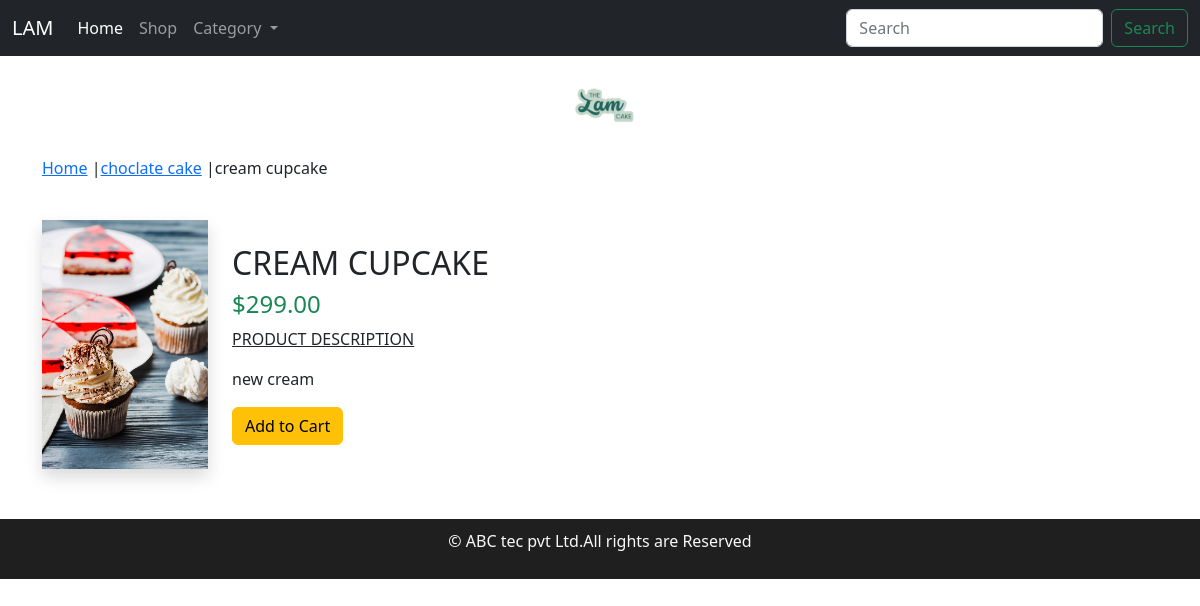
Page /shop/choclate-cake/cream-cupcake/ on the committed database.
### EcommerceApp/models.py (models this page shows, shortened)
class Product(models.Model):
    name=models.CharField(max_length=250,unique=True)
    slug=models.SlugField(max_length=250,unique=True)
    desc=models.TextField(blank=True)
    price=models.DecimalField(max_digits=10,decimal_places=2)
    category=models.ForeignKey(Category,on_delete=models.CASCADE)
    image=models.ImageField(upload_to='product',blank=True)
    stock=models.IntegerField()
    available=models.BooleanField(default=True)
    created=models.DateTimeField(auto_now_add=True)
    updated=models.DateTimeField(auto_now=True)
    class Meta:
        ordering=('name',)
        verbose_name='product'
        verbose_name_plural='products'

class Category(models.Model):
    name=models.CharField(max_length=250,unique=True)
    slug=models.SlugField(max_length=250,unique=True)
    desc=models.TextField(blank=True)
    image=models.ImageField(upload_to='category',blank=True)
    class Meta:
        ordering=('name',)
        verbose_name='category'
        verbose_name_plural='categories'
    def __str__(self):
        return '{}'.format(self.name)
    def get_url(self):
        return reverse('eapp:products_by_category',args=[self.slug])

### EcommerceApp/views.py (the view)
# urls.py: path('<slug:c_slug>/<slug:product_slug>/',views.prodDedtail,name='prodCatDetail'),
def prodDedtail(req,c_slug,product_slug):
    print(c_slug,product_slug)
    try:
        product=Product.objects.get(category__slug=c_slug,slug=product_slug)
        print(product.slug)
    except Exception as e:
        raise e
    return render(req,'product.html',{'product':product})

### EcommerceApp/context_processors.py (called while the page is built)
def menu_links(req):
    links=Category.objects.all()
    return dict(links=links)

### cart/context_processors.py (called while the page is built)
def counter(req):
    item_count=0
    if 'admin' in req.path:
        return {}
    else:
        try:
            cart=Cart.objects.filter(cart_id=_cart_id(req))
            cart_items=CartItem.objects.all().filter(cart=cart[:1])
            for cart_item in cart_items:
                item_count+=cart_item.quantity
        except Cart.DoesNotExist:
            item_count=0
        return dict(item_count=item_count)

### cart/views.py (called while the page is built)
def _cart_id(req):
    cart=req.session.session_key
    if not cart:
        cart=req.session.create()
    return cart

### Templates/product.html (shortened to what this page needs)
{% extends 'base.html' %}
{% load static %}
{% block content %}
<div class="container">
    <div>
        <div>
            <p><a href="{% url 'eapp:allProdCat' %}">Home</a> |<a href="{{product.category.get_utl}}">{{product.category}}</a> |{{product.name}}</p>
        </div>
    </div>
    <br>
    <div class="row">
        <div class="col-lg-2 col-md-4 col-sm-12">
            <div>
                <img src="{{product.image.url}}" class="w-100 shadow" alt="{{product.name}}">
            </div>
        </div>
        <div class="col-lg-6 col-md-6 col-sm-12 d-flex align-items-center">
            <div>
                <h2 class="text-uppercase">{{product.name}}</h2>
                <h4 class="text-success">${{product.price}}</h4>
                <p class="text-uppercase"><u>product Description</u></p>
                <p class="text-justify">{{product.desc}}</p>
                {% if product.stock <= 0 %}
                    <p class="text-secondary"><b>OUT OF STOCK</b></p>
                {% else %}
                    <a href="{% url 'cart:add_cart' product.id %}" class="btn btn-warning">Add to Cart</a>
                {% endif %}
            </div>
        </div>
    </div>
</div>
{% endblock %}

### rows in the picture
Product: category "choclate cake", name "cream cupcake", image (picture), name "CREAM CUPCAKE", price "299.00", desc "new cream"
